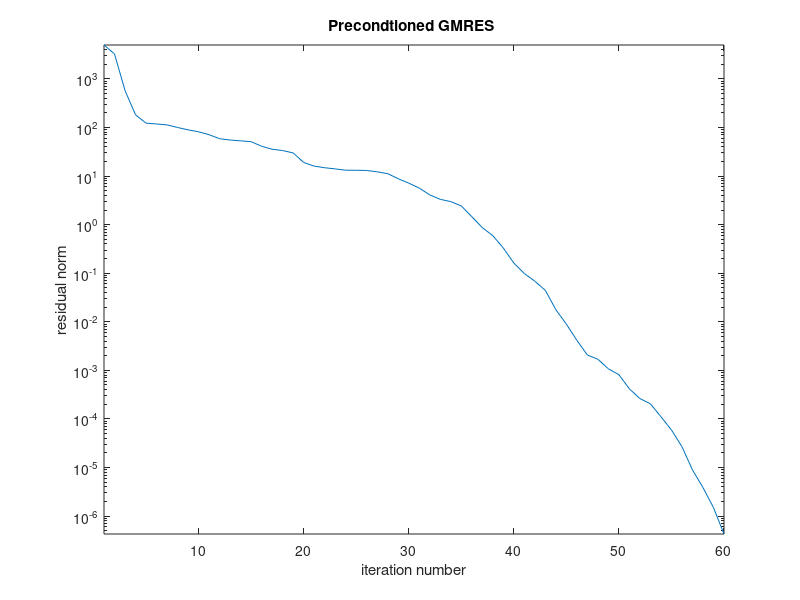

Recreate this plot in MATLAB.
%% 
% Here is a $1000\times 1000$ matrix of density around 0.5%.
A = 0.6*speye(1000) + sprand(1000,1000,0.005,1/10000);

%%
% Without a preconditioner, GMRES takes a large number of iterations. 
b = rand(1000,1); 
[x,~,~,~,resid_plain] = gmres(A,b,50,1e-10,6);  % restart at 50
clf, semilogy(resid_plain,'-')
xlabel('iteration number'), ylabel('residual norm')    % ignore this line
title('Unpreconditioned GMRES')   % ignore this line

%%
% This version of incomplete $LU$ factorization simply prohibits fill-in
% for the factors, freezing the sparsity pattern of the approximate
% factors. 
[L,U] = ilu(A);
subplot(121), spy(A)
title('A')   % ignore this line
subplot(122), spy(L)
title('L')   % ignore this line

%%
% It does _not_ produce a true factorization of $A$.
norm( full(A - L*U) )  

%%
% The actual preconditioning matrix is $\bm{M}=\bm{L}\bm{U}$. However, the
% |gmres| function allows setting the preconditioner by giving the factors
% independently.
[x,~,~,~,resid_prec] = gmres(A,b,[],1e-10,300,L,U);

%%
% The preconditioning is fairly successful in this case.
clf, semilogy(resid_prec,'-')
xlabel('iteration number'), ylabel('residual norm')    % ignore this line
title('Precondtioned GMRES ')   % ignore this line
axis tight    % ignore this line
